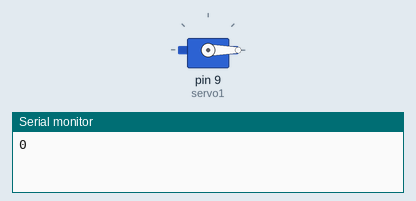
A sketch run on a simulated Arduino Uno, built with avr-gcc and run on an emulated ATmega328P. Shown: servo, the last lines printed to the serial monitor.

Above: at 0.05 s.
At 9.97 s:
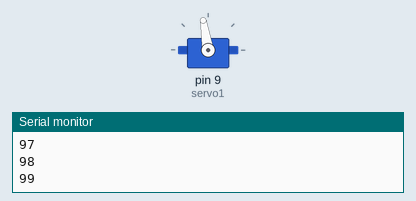
At 19.99 s:
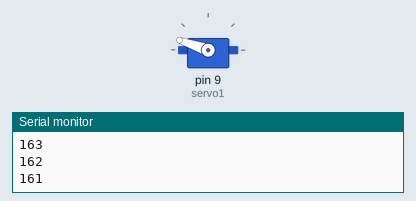
At 39.94 s:
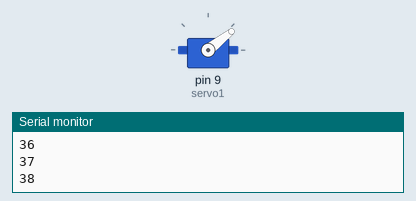
Timing chart, 0 to 40.0 s (numbered marks = the images above):
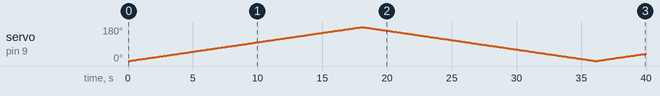

The sketch:

servo_for_loops.ino
```cpp
#include <Servo.h>

Servo servo1;
int pos = 0;    // servomotor position

void setup() {
  servo1.attach(9);
  Serial.begin(9600);
}

void loop() {

  for(int i=0; i<180; i=i+1) {
    Serial.println(i);
    servo1.write(i);
    delay(100);
  }

  for(int i=180; i>0; i--) {
    Serial.println(i);
    servo1.write(i);
    delay(100);
  }

}
```

Measured:
- by itself, servo on pin 9 (servo1): 0° → 1° at 0.10 s, → 2° 0.10 s later, → 3° 0.10 s later, → 4° 0.10 s later, … (399 changes in this stretch)
